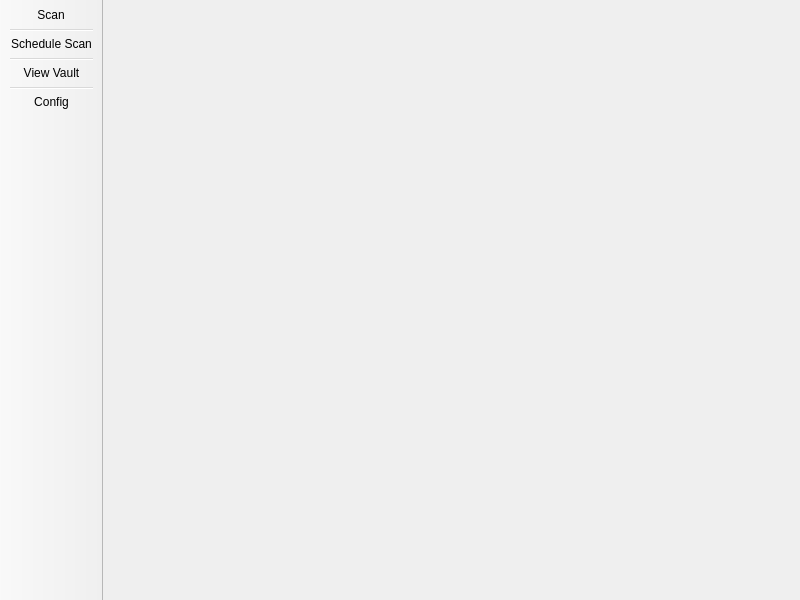
<?xml version="1.0" encoding="UTF-8"?>
<ui version="4.0">
 <class>MainWindow</class>
 <widget class="QMainWindow" name="MainWindow">
  <property name="windowModality">
   <enum>Qt::NonModal</enum>
  </property>
  <property name="enabled">
   <bool>true</bool>
  </property>
  <property name="sizePolicy">
   <sizepolicy hsizetype="Fixed" vsizetype="Fixed">
    <horstretch>0</horstretch>
    <verstretch>0</verstretch>
   </sizepolicy>
  </property>
  <property name="minimumSize">
   <size>
    <width>800</width>
    <height>600</height>
   </size>
  </property>
  <property name="maximumSize">
   <size>
    <width>800</width>
    <height>600</height>
   </size>
  </property>
  <property name="cursor">
   <cursorShape>ArrowCursor</cursorShape>
  </property>
  <property name="windowTitle">
   <string>MainWindow</string>
  </property>
  <property name="layoutDirection">
   <enum>Qt::LeftToRight</enum>
  </property>
  <property name="toolButtonStyle">
   <enum>Qt::ToolButtonTextUnderIcon</enum>
  </property>
  <property name="documentMode">
   <bool>false</bool>
  </property>
  <property name="unifiedTitleAndToolBarOnMac">
   <bool>false</bool>
  </property>
  <widget class="QWidget" name="centralwidget"/>
  <widget class="QToolBar" name="toolBar">
   <property name="windowTitle">
    <string>toolBar</string>
   </property>
   <property name="layoutDirection">
    <enum>Qt::LeftToRight</enum>
   </property>
   <property name="movable">
    <bool>false</bool>
   </property>
   <attribute name="toolBarArea">
    <enum>LeftToolBarArea</enum>
   </attribute>
   <attribute name="toolBarBreak">
    <bool>false</bool>
   </attribute>
   <addaction name="actionScan"/>
   <addaction name="separator"/>
   <addaction name="actionSchedule_Scan"/>
   <addaction name="separator"/>
   <addaction name="actionView_Vault"/>
   <addaction name="separator"/>
   <addaction name="actionConfig"/>
  </widget>
  <action name="actionScan">
   <property name="icon">
    <iconset>
     <normaloff>resources/search.svg</normaloff>resources/search.svg</iconset>
   </property>
   <property name="text">
    <string>Scan</string>
   </property>
   <property name="toolTip">
    <string>Scan Files Now</string>
   </property>
  </action>
  <action name="actionSchedule_Scan">
   <property name="icon">
    <iconset>
     <normaloff>resources/schedule.png</normaloff>resources/schedule.png</iconset>
   </property>
   <property name="text">
    <string>Schedule Scan</string>
   </property>
   <property name="toolTip">
    <string>Schedule Scan</string>
   </property>
  </action>
  <action name="actionConfig">
   <property name="icon">
    <iconset>
     <normaloff>resources/config.svg</normaloff>resources/config.svg</iconset>
   </property>
   <property name="text">
    <string>Config</string>
   </property>
   <property name="toolTip">
    <string>Configurations</string>
   </property>
  </action>
  <action name="actionView_Vault">
   <property name="icon">
    <iconset>
     <normaloff>resources/lock.png</normaloff>resources/lock.png</iconset>
   </property>
   <property name="text">
    <string>View Vault</string>
   </property>
   <property name="toolTip">
    <string>View Vault</string>
   </property>
  </action>
 </widget>
 <resources/>
 <connections/>
</ui>
